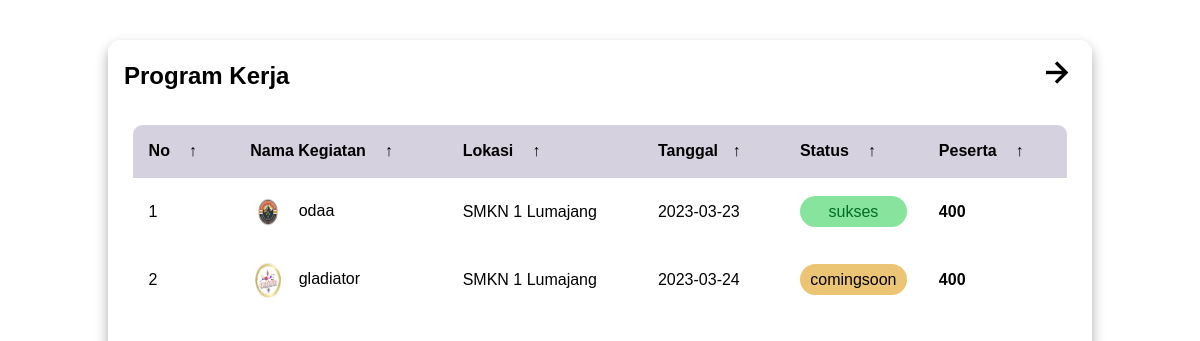
Screenshot of /program.php with the database file from the repository.
### tables this page shows
CREATE TABLE `produk` (
  `id` int(11) NOT NULL,
  `nama_kegiatan` varchar(255) DEFAULT NULL,
  `tempat` text DEFAULT NULL,
  `tanggal` date DEFAULT NULL,
  `person` int(11) DEFAULT NULL,
  `gambar_produk` varchar(255) DEFAULT NULL,
  `status` varchar(50) DEFAULT NULL,
  `warna` varchar(50) DEFAULT NULL
);

### program.php (the view, shortened to what this page needs)
<?php
  include 'koneksi.php';
  $query = "SELECT * FROM produk";
  $sql = mysqli_query($conn, $query);
  $no = 0;
?>
<!DOCTYPE html>
<html lang="en" title="Coding design">
<head>
    <link rel="stylesheet" href="css/stylesss.css">
    <link href='https://unpkg.com/boxicons@2.1.4/css/boxicons.min.css' rel='stylesheet'>
</head>
<body>
    <main class="table">
        <section class="table__header">
            <h1>Program Kerja</h1>
                <div class="header">
                    <a href="index.html"><i class='bx bx-right-arrow-alt'></i></a>
        </div>
        </section>
        <section class="table__body">
            <table>
                <thead>
                    <tr>
                        <th> No <span class="icon-arrow">&UpArrow;</span></th>
                        <th> Nama Kegiatan <span class="icon-arrow">&UpArrow;</span></th>
                        <th> Lokasi <span class="icon-arrow">&UpArrow;</span></th>
                        <th> Tanggal<span class="icon-arrow">&UpArrow;</span></th>
                        <th> Status <span class="icon-arrow">&UpArrow;</span></th>
                        <th> Peserta <span class="icon-arrow">&UpArrow;</span></th>
                    </tr>
                </thead>
                <tbody>
                <?php
              while($result = mysqli_fetch_assoc($sql)){
            ?>
                    <tr>
                        <td>   <?php echo ++$no?> </td>
                        <td> <img src="img/<?php echo $result['gambar_produk']; ?>" alt=""> <?php echo $result['nama_kegiatan']; ?></td>
                        <td> <?php echo $result['tempat']; ?></td>
                        <td><?php echo $result['tanggal']; ?></td>
                        <td>
                            <p class="<?php echo $result['warna']; ?>"><?php echo $result['status']; ?></p>
                        </td>
                        <td> <strong> <?php echo $result['person']; ?></strong></td>
                    </tr>
                    <tr>
                    <?php
              }
                    ?>
                </tbody>
            </table>
        </section>
    </main>
</body>
</html>

### css/stylesss.css (style rules this page uses)
* { margin: 0; padding: 0; box-sizing: border-box; font-family: sans-serif; }
body { min-height: 100vh; background: url(images/html_table.jpg) center / cover; display: flex; justify-content: center; align-items: center; }
main.table { width: 82vw; height: 90vh; background-color: #fff5; backdrop-filter: blur(7px); box-shadow: 0 .4rem .8rem #0005; border-radius: .8rem; overflow: hidden; }
.table__header { width: 100%; height: 10%; background-color: #fff4; padding: .8rem 1rem; display: flex; justify-content: space-between; align-items: center; }
.table__body { width: 95%; max-height: calc(89% - 1.6rem); background-color: #fffb; margin: .8rem auto; border-radius: .6rem; overflow: auto; overflow: overlay; }
table { width: 100%; }
td img { width: 36px; height: 36px; margin-right: .5rem; border-radius: 50%; vertical-align: middle; }
table, th, td { border-collapse: collapse; padding: 1rem; text-align: left; }
thead th { position: sticky; top: 0; left: 0; background-color: #d5d1defe; cursor: pointer; text-transform: capitalize; }
tbody tr:nth-child(even) { background-color: #0000000b; }
tbody tr { --delay: .1s; transition: .5s ease-in-out var(--delay), background-color 0s; }
tbody tr td, tbody tr td p, tbody tr td img { transition: .2s ease-in-out; }
.status { padding: .4rem 0; border-radius: 2rem; text-align: center; }
.status.delivered { background-color: #86e49d; color: #006b21; }
.status.pending { background-color: #ebc474; }
thead th span.icon-arrow { display: inline-block; width: 1.3rem; height: 1.3rem; border-radius: 50%; border: 1.4px solid transparent; text-align: center; font-size: 1rem; margin-left: .5rem; transition: .2s ease-in-out; }
.header { background: var(--bg-color); display: flex; justify-content: space-between; align-items: center; z-index: 100; }
.header a { color: black; font-size: 40px; }

### rows the page displays
produk: gambar_produk (picture), nama_kegiatan "odaa", tempat "SMKN 1 Lumajang", tanggal "2023-03-23", status "sukses", person "400"
produk: gambar_produk (picture), nama_kegiatan "gladiator", tempat "SMKN 1 Lumajang", tanggal "2023-03-24", status "comingsoon", person "400"
